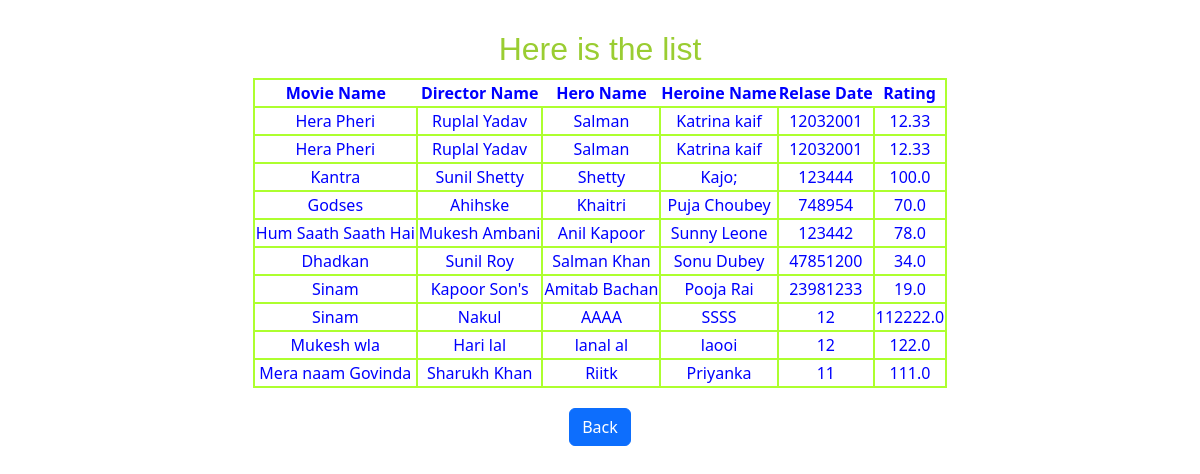
Page /list/ on the committed database.
### movieapp/models.py (models this page shows)
class Movie(models.Model):
    Mname = models.CharField(max_length=30)
    Dname = models.CharField(max_length=30)
    Hero = models.CharField(max_length=30)
    Heroine = models.CharField(max_length=30)
    Rdate = models.IntegerField()
    rating = models.FloatField()

### movieapp/views.py (the view)
# urls.py: path('list/', views.list),
def list(request):
    movielist = Movie.objects.all()
    return render(request, 'movieapp/list.html', {'movielist': movielist})

### templates/movieapp/list.html (shortened to what this page needs)
<!DOCTYPE html>
<html lang="en">
{% load static %}
<head>
    <link rel="stylesheet" href="{% static 'css/m.css'%}">
    <link href="https://cdn.jsdelivr.net/npm/bootstrap@5.2.2/dist/css/bootstrap.min.css" rel="stylesheet"
>
</head>
<body>
    <div class="do">
        <h1>Here is the list </h1>
        {% if movielist %}
        <table>
            <thead>
                <th>Movie Name</th>
                <th>Director Name</th>
                <th>Hero Name</th>
                <th>Heroine Name</th>
                <th>Relase Date</th>
                <th>Rating</th>
            </thead>
            {% for i in movielist %}
            <tr>
                <td>{{i.Mname}}</td>
                <td>{{i.Dname}}</td>
                <td>{{i.Hero}}</td>
                <td>{{i.Heroine}}</td>
                <td>{{i.Rdate}}</td>
                <td>{{i.rating}}</td>
            </tr>
            {% endfor %}
        </table>
        {% else %}
        <p>no list found </p>
        {% endif %}
        <a href="/ind"><button type="button" class="btn btn-primary ">Back</button></a>
    </div>
</body>
</html>

### static/css/m.css (style rules this page uses)
h1 { color:red; }

### templates/movieapp/list.html (style rules this page uses)
body { background-image: url(https://images.unsplash.com/photo-1536440136628-849c177e76a1?ixlib=rb-4.0.3&ixid=MnwxMjA3fDB8MHxzZWFyY2h8NXx8bW92aWV8ZW58MHx8MHx8&auto=format&fit=crop&w=500&q=60); background-repeat: no-repeat; background-size: cover; background-position: center; }
table { border: 2px solid burlywood; margin-left: auto; margin-right: auto; margin-top: 10px; margin-bottom: 20px; color: blue; }
.do { text-align: center; margin-top: 30px; }
thead { border: 2px solid burlywood; }
tr { border: 2px solid greenyellow; }
td { border: 2px solid greenyellow; }
h1 { font-family: 'Trebuchet MS', 'Lucida Sans Unicode', 'Lucida Grande', 'Lucida Sans', Arial, sans-serif; font-weight: 100; font-size: xx-large; color: yellowgreen; }

### rows in the picture
Movie: Mname "Hera Pheri", Dname "Ruplal Yadav", Hero "Salman", Heroine "Katrina kaif", Rdate "12032001", rating "12.33"
Movie: Mname "Hera Pheri", Dname "Ruplal Yadav", Hero "Salman", Heroine "Katrina kaif", Rdate "12032001", rating "12.33"
Movie: Mname "Kantra", Dname "Sunil Shetty", Hero "Shetty", Heroine "Kajo;", Rdate "123444", rating "100.0"
Movie: Mname "Godses", Dname "Ahihske", Hero "Khaitri", Heroine "Puja Choubey", Rdate "748954", rating "70.0"
Movie: Mname "Hum Saath Saath Hai", Dname "Mukesh Ambani", Hero "Anil Kapoor", Heroine "Sunny Leone", Rdate "123442", rating "78.0"
Movie: Mname "Dhadkan", Dname "Sunil Roy", Hero "Salman Khan", Heroine "Sonu Dubey", Rdate "47851200", rating "34.0"
Movie: Mname "Sinam", Dname "Kapoor Son's", Hero "Amitab Bachan", Heroine "Pooja Rai", Rdate "23981233", rating "19.0"
Movie: Mname "Sinam", Dname "Nakul", Hero "AAAA", Heroine "SSSS", Rdate "12", rating "112222.0"
Movie: Mname "Mukesh wla", Dname "Hari lal", Hero "lanal al", Heroine "laooi", Rdate "12", rating "122.0"
Movie: Mname "Mera naam Govinda", Dname "Sharukh Khan", Hero "Riitk", Heroine "Priyanka", Rdate "11", rating "111.0"
